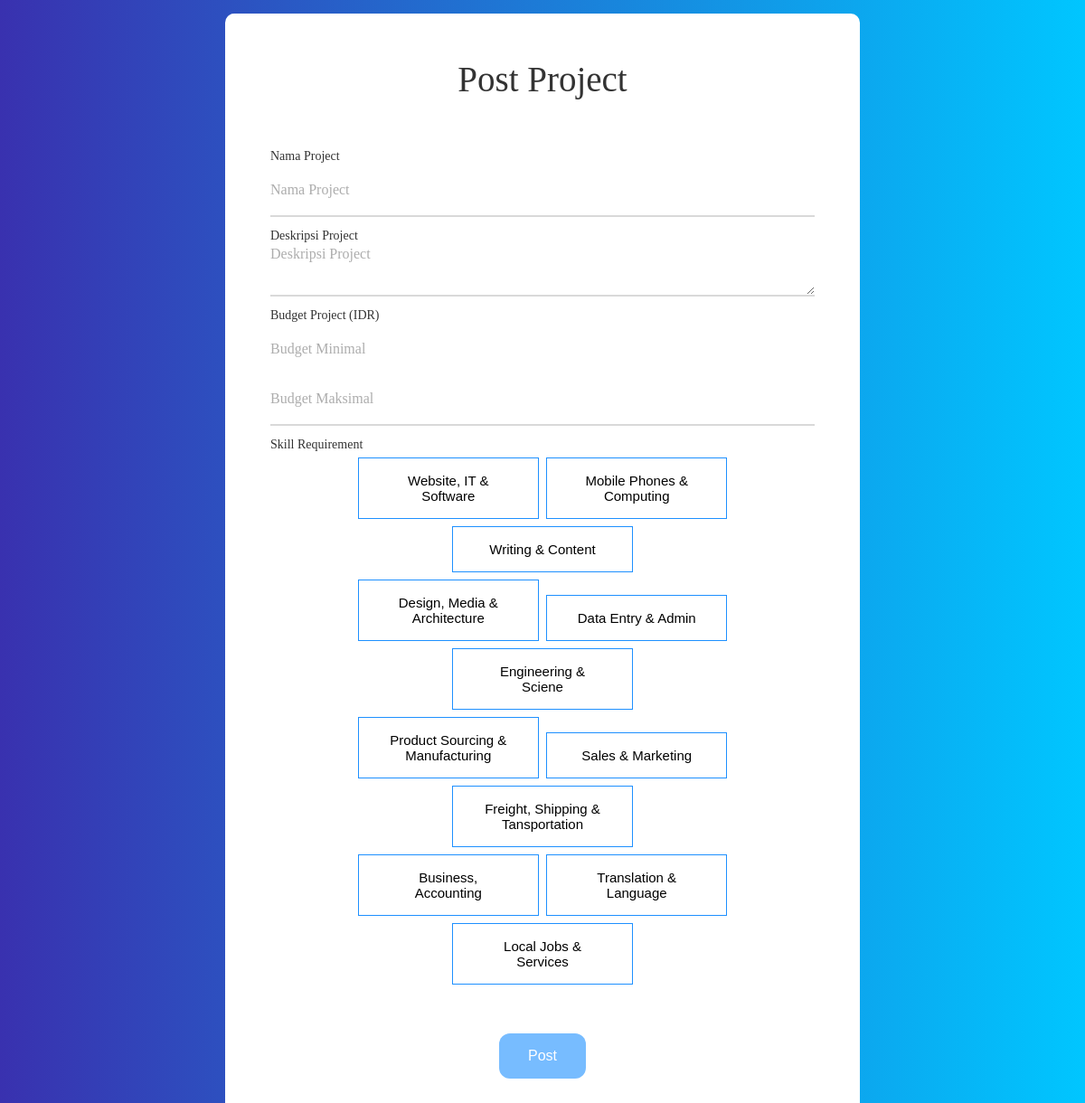
/postProject.php, run on the app's committed database.
### tables this page shows
CREATE TABLE `kelompokKeahlian` (
  `idkk` varchar(4) NOT NULL,
  `namakk` text,
  PRIMARY KEY(`idkk`)
);

### postProject.php (the view, shortened to what this page needs)
<!DOCTYPE html>
<html>
<head>
	<link rel="stylesheet" type="text/css" href="config/signUp.css">
</head>
<body>
	<?php include "koneksi.php"?>
	<div class="container-login">
		<div class="wrap-login">
			<form class="login100-form" method="post" action="postProjectDB.php" enctype="multipart/form-data">
				<span class="login100-form-title">Post Project</span>
				<div class="wrap-input100">
					<span class="label-input100">Nama Project</span>
					<input class="input100" type="text" name="pname" placeholder="Nama Project">
				</div>
				<div class="wrap-input100">
					<span class="label-input100">Deskripsi Project</span>
					<textarea class="input100" name="pdescription" placeholder="Deskripsi Project"></textarea>
				</div>
				<div class="wrap-input100">
					<span class="label-input100">Budget Project (IDR)</span>
					<input class="input100" style="width: 40%;" type="number" name="minpbudget" placeholder="Budget Minimal">
					<input class="input100" style="width: 40%;" type="number" name="maxpbudget" placeholder="Budget Maksimal">
				</div>
				<div class="wrap-input100-keahlian">
					<span class="label-input100">Skill Requirement</span>
					<div class="boxes">
					<?php
							$query = mysqli_query($con,"Select * from kelompokKeahlian");
							$i = 1;
							while($d = mysqli_fetch_array($query)){
					?>
								<div class="dropdown">
									<span class="box"><?php echo $d['namakk']."<br>";?></span>
								</div>
							<?php if($i % 3 == 0){ ?>
								<br>
					<?php
							}
							$i++;
						}
					?>
					</div>
				</div>
			<input class="button" type="submit" name="Save" value="Post">
			</form>
		</div>
	</div>
</body>
</html>

### config/signUp.css (style rules this page uses)
* { margin: 0px; padding: 0px; box-sizing: border-box; }
body { height: 100%; font-family: Poppins-Regular, sans-serif; }
input { outline: none; border: none; }
textarea { outline: none; border: none; }
.container-login { width: 100%; min-height: 100vh; display: -webkit-box; display: -webkit-flex; display: -moz-box; display: -ms-flexbox; display: flex; flex-wrap: wrap; justify-content: center; align-items: center; padding: 15px; background-repeat: no-repeat; background-position: center; background-size: cover; background: -webkit-linear-gradient(left, #3931af, #00c6ff); }
.wrap-login { padding: 50px; width: 60%; background: #fff; border-radius: 10px; overflow: hidden; }
.login100-form { width: 100%; }
.login100-form-title { display: block; font-family: Poppins-Bold; font-size: 39px; color: #333333; line-height: 1.2; text-align: center; margin-bottom: 50px; }
.wrap-input100 { margin-bottom: 10px; width: 100%; border-bottom: 2px solid #d9d9d9; }
.label-input100 { font-family: Poppins-Regular; font-size: 14px; color: #333333; line-height: 1.5; }
.input100 { font-family: Poppins-Medium; font-size: 16px; color: #333333; line-height: 1.2; display: block; width: 100%; height: 55px; background: transparent; }
.dropdown { position: relative; display: inline-block; }
.boxes { width: 100%; margin: auto; text-align: center }
.box { border: 1px solid dodgerblue; width: 200px; color: black; padding: 16px 32px; text-align: center; font-size: 15px; margin: 4px 2px; transition: 0.3s; display: inline-block; text-decoration: none; cursor: pointer; }
.button { background-color: dodgerblue; border: none; border-radius: 12px; color: white; padding: 16px 32px; text-align: center; font-size: 16px; margin: 4px 2px; opacity: 0.6; transition: 0.3s; display: inline-block; text-decoration: none; cursor: pointer; margin-top: 50px; display: block; margin-left: auto; margin-right: auto; }

### data on the page
kelompokkeahlian: namakk "Website, IT & Software"
kelompokkeahlian: namakk "Mobile Phones & Computing"
kelompokkeahlian: namakk "Writing & Content"
kelompokkeahlian: namakk "Design, Media & Architecture"
kelompokkeahlian: namakk "Data Entry & Admin"
kelompokkeahlian: namakk "Engineering & Sciene"
kelompokkeahlian: namakk "Product Sourcing & Manufacturing"
kelompokkeahlian: namakk "Sales & Marketing"
kelompokkeahlian: namakk "Freight, Shipping & Tansportation"
kelompokkeahlian: namakk "Business, Accounting"
kelompokkeahlian: namakk "Translation & Language"
kelompokkeahlian: namakk "Local Jobs & Services"
